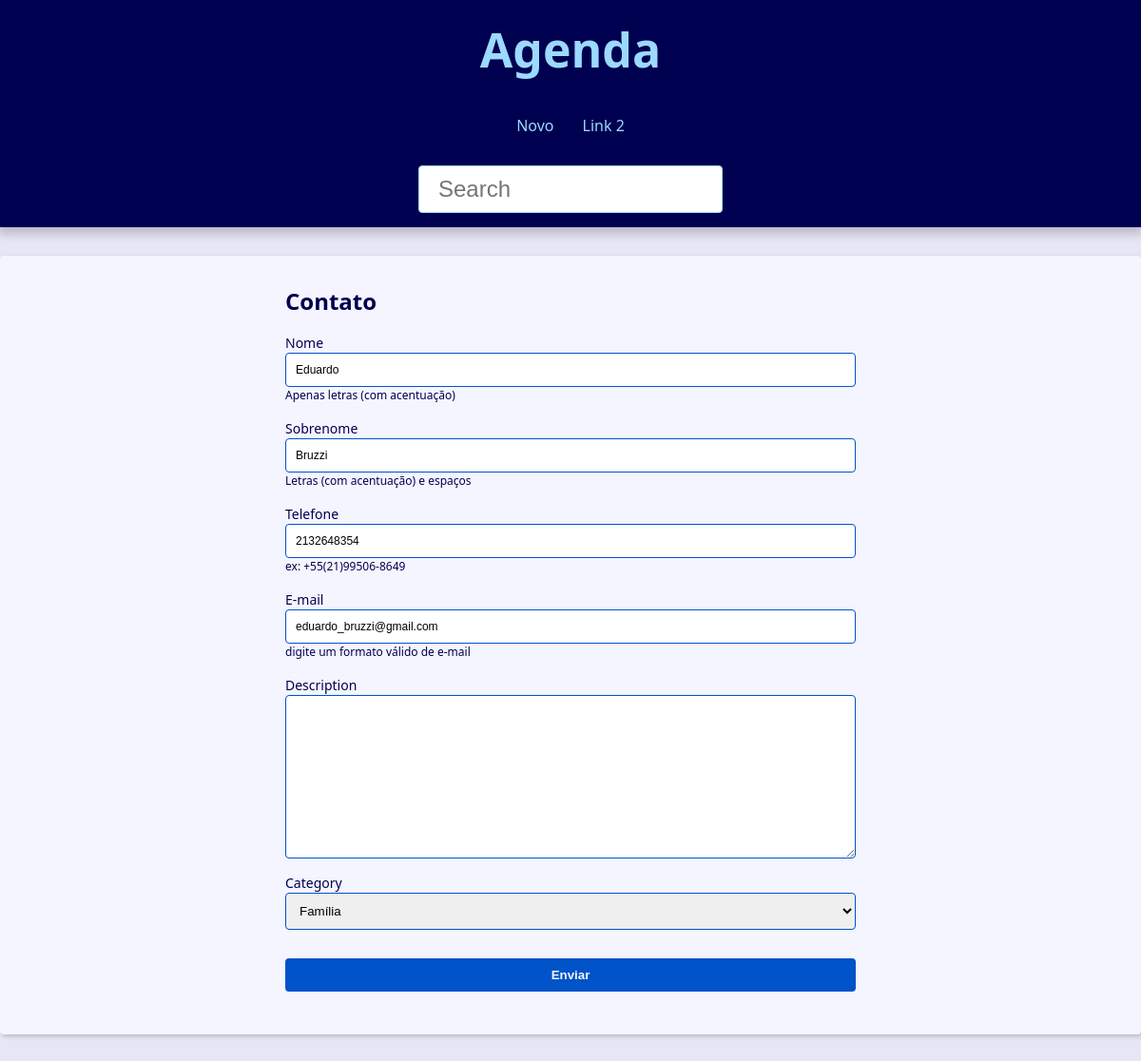
/contact/1002/update/, run on the app's committed database.
### contact/models.py (models this page shows, shortened)
class Contact(models.Model):
    first_name = models.CharField(max_length=50)
    last_name = models.CharField(max_length=50, blank=True)
    phone = models.CharField(max_length=50)
    email = models.EmailField(max_length=254, blank=True)
    created_date = models.DateTimeField(default=timezone.now)
    description = models.TextField(blank=True)
    show = models.BooleanField(default=True)
    picture = models.ImageField(blank=True, upload_to='pictures/%Y/%m/')
    owner = models.ForeignKey(
        User,
        on_delete=models.SET_NULL,
        blank=True, null=True
    )
    category = models.ForeignKey(
        Category,
        on_delete=models.SET_NULL,
        blank=True, null=True
    )

### contact/views/contact_forms.py (the view, shortened to what this page needs)
# urls.py: path('contact/<int:contact_id>/update/', views.update, name='update'),
def update(request, contact_id):
    contact = get_object_or_404(
        Contact,
        pk=contact_id,
        show=True
    )
    form_action = reverse('contact:update', args=(contact_id,))
    context = {
        'form': ContactForm(instance=contact),
        'form_action': form_action,
    }
    return render(
        request,
        'contact/create.html',
        context
    )

### contact/models.py (called while the page is built)
    def __str__(self) -> str:
        return self.name

### contact/templates/contact/create.html (shortened to what this page needs)
{% extends 'global/base.html' %}
{% block content %}
<div class="form-wrapper">
  <h2>Contato</h2>
  <form
    action="{{ form_action }}"
    method="POST"
    enctype="multipart/form-data"
  >
    <div class="form-content">
      {% for field in form %}
          <div class="form-group">
            <label for="{{ field.id_for_label }}">{{ field.label }}</label>
            {{ field }}
            {% if field.help_text %}
                <p class="help-text">{{ field.help_text }}</p>
            {% endif %}
          </div>
      {% endfor %}
    </div>
    <div class="form-content">
      <div class="form-group">
        <button class="btn" type="submit">Enviar</button>
      </div>
    </div>
  </form>
</div>
{% endblock content %}

### base/static/global/css/style.css (style rules this page uses)
:root { --spacing: 1.5rem; --link-dark-color: rgb(0, 83, 200); --link-light-color: rgb(156, 217, 255); --clr-white: rgb(245, 245, 255); --clr-blue: rgb(0, 0, 80); --clr-light-gray: rgb(230, 230, 245); --clr-dark-shadow-5: rgba(0, 0, 10, 5%); --clr-dark-shadow-10: rgba(0, 0, 10, 10%); --clr-dark-shadow-20: rgba(0, 0, 10, 20%); --clr-light-shadow-5: rgba(200, 200, 255, 5%); --clr-light-shadow-10: rgba(200, 200, 255, 20%); --clr-light-shadow-20: rgba(200, 200, 255, 20%); --main-page-width: 120rem; --table-min-width: 60rem; --biggest-font-size: 5rem; --bigger-font-size: 4rem; --big-font-size: 3.2rem; --medium-font-size: 2.4rem; --small-font-size: 1.6rem; --smaller-font-size: 1.4rem; --smallest-font-size: 1.2rem; --transition-fast: 300ms; --transition-medium: 600ms; --transition-slow: 1s; --default-border-radius: 4px; }
*, *::before, *::after { margin: 0; padding: 0; box-sizing: border-box; }
html { font-size: 62.5%; }
body { font-family: system-ui, -apple-system, BlinkMacSystemFont, 'Segoe UI', Roboto, Oxygen, Ubuntu, Cantarell, 'Open Sans', 'Helvetica Neue', sans-serif; line-height: 1.5; font-size: var(--small-font-size); color: var(--clr-blue); -webkit-font-smoothing: antialiased; background: var(--clr-light-gray); }
.smallest { font-size: var(--smallest-font-size); }
.form-wrapper { max-width: 60rem; margin: var(--spacing) auto; }
.form-content { margin: var(--spacing) 0; }
.form-group { display: flex; flex-direction: column; padding-bottom: var(--spacing); }
.form-group p { margin: 1em 0; }
.form-group .help-text, .form-group .help-text ~ ul { margin: 0; font-size: var(--smallest-font-size); list-style: none; }
.form-group input, .form-group textarea, .form-group select { padding: 1rem; border-radius: var(--default-border-radius); border: 1px solid var(--link-dark-color); }
.form-group label { font-size: var(--smaller-font-size); }
.btn { background-color: var(--link-dark-color); color: var(--clr-white); font-weight: bold; border: none; padding: 1rem 2rem; border-radius: var(--default-border-radius); cursor: pointer; transition: filter var(--transition-fast) ease-in-out; }

### data on the page
Contact: form "Eduardo" "Bruzzi" "2132648354" "eduardo_bruzzi@gmail.com" "Família"

### other printed values
{{ field.label }} "Nome" "Sobrenome" "Telefone" "E-mail" "Description" "Category"
{{ field.help_text }} "Apenas letras (com acentuação)" "Letras (com acentuação) e espaços" "ex: +55(21)99506-8649" "digite um formato válido de e-mail"
